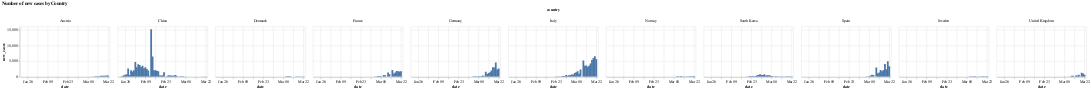

This figure's notebook cell:
### Markdown cell above
## New cases

### Code cell
#hide_input
new_cases_df = overview_data['newcases'].reset_index().rename(columns={'Country/Region':'country'})
new_cases_melted_df = pd.melt(new_cases_df, id_vars=["country"], var_name="date", value_name="new_cases")

alt.Chart(new_cases_melted_df).mark_bar().encode(
     x='date:T',
     y='new_cases:Q',
     #color='country:N',
     column='country:N',
     #facet=alt.Facet('country:O', columns=1),
    #tooltip=['country','data', 'new_cases']
    #tooltip=[alt.Tooltip(title='matches played')]

    ).properties(
    title='Number of new cases by Country',
    width=250,
    height=140
).interactive()

### Figure 1 — Vega-Lite specification as saved in the notebook (floating-point values rounded to 4 significant figures; data arrays with more than 128 entries replaced by an {"elided": "..."} marker saying what was removed)
{"$schema": "https://vega.github.io/schema/vega-lite/v3.4.0.json", "config": {"mark": {"tooltip": null}, "view": {"height": 300, "width": 400}}, "data": {"name": "data-ba40bd901f5f5fa02a2e26e55b7804e1"}, "datasets": {"data-ba40bd901f5f5fa02a2e26e55b7804e1": {"elided": "671 records"}}, "encoding": {"column": {"field": "country", "type": "nominal"}, "x": {"field": "date", "type": "temporal"}, "y": {"field": "new_cases", "type": "quantitative"}}, "height": 140, "mark": "bar", "selection": {"selector001": {"bind": "scales", "encodings": ["x", "y"], "type": "interval"}}, "title": "Number of new cases by Country", "width": 250}
